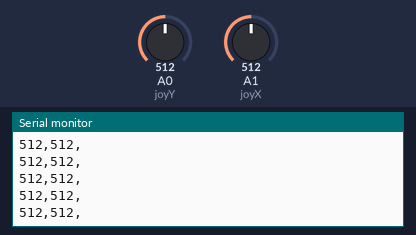
This sketch was run on a simulated Arduino Uno, built with avr-gcc and run on an emulated ATmega328P. Parts: the last lines printed to the serial monitor. The inputs (shaded band) are chosen by the test bench; at power-on: A0 (joyY) = 512, A1 (joyX) = 512.

Above: at 1.2 s.
1.3 s: A0 (joyY) set to 11
At 1.36 s:
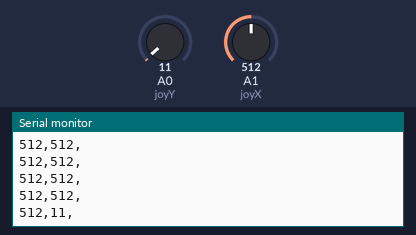
2.8 s: A0 (joyY) set to 8
At 2.82 s:
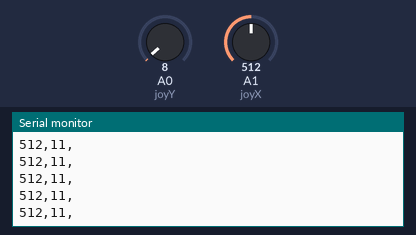
4.3 s: A1 (joyX) set to 110
At 4.32 s:
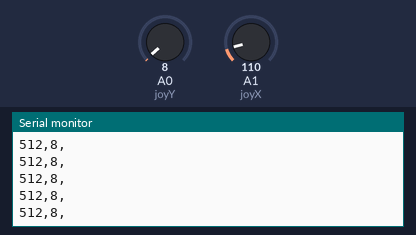
5.8 s: A1 (joyX) set to 92
At 5.82 s:
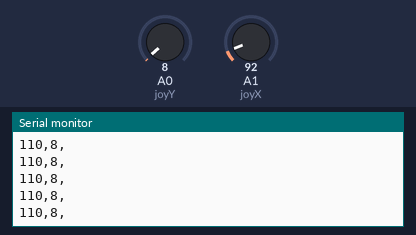
Timing chart, 0 to 8.8 s (numbered marks = the images above; inputs shaded):
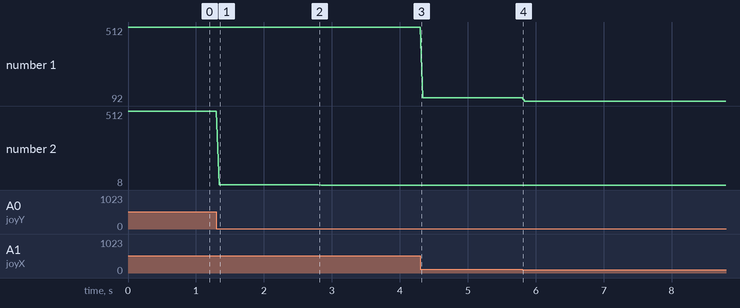

Measured:
- after the input at 1.3 s, the serial monitor: prints a new line at once (image 1)
- plotted number 1: 512 → 110 after the input at 4.3 s, 110 → 92 after the input at 5.8 s
- plotted number 2: 512 → 11 after the input at 1.3 s, 11 → 8 after the input at 2.8 s

The sketch:

arduino_interactive.ino
```cpp
#define joyY A0
#define joyX A1

void setup() {
  // put your setup code here, to run once:
  Serial.begin(9600);
  pinMode(joyX, INPUT);
  pinMode(joyY, INPUT);
}

void loop() {
  // put your main code here, to run repeatedly:
  int xVal = analogRead(joyX);
  int yVal = analogRead(joyY);
  String data = String(xVal) + "," + String(yVal) + ",\n";
  Serial.print(data);
  delay(40);
}
```
